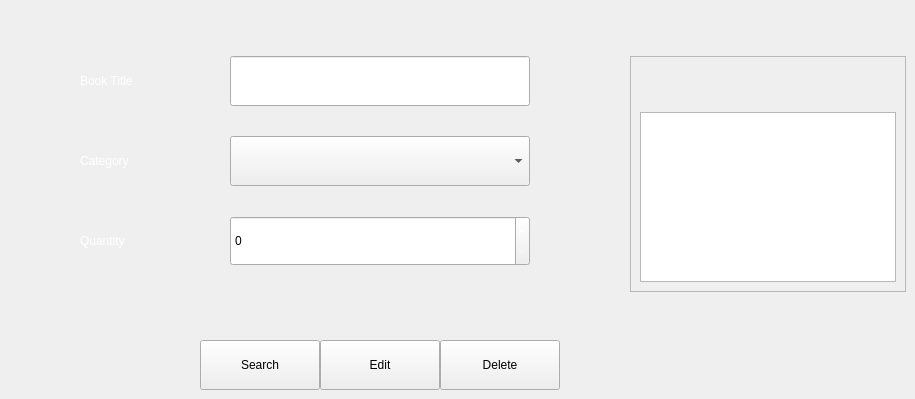
             <widget class="QWidget" name="edit_delete_book_tab">
              <attribute name="title">
               <string>Edit/Delete Book</string>
              </attribute>
              <widget class="QPushButton" name="edit_book_btn">
               <property name="geometry">
                <rect>
                 <x>320</x>
                 <y>340</y>
                 <width>120</width>
                 <height>50</height>
                </rect>
               </property>
               <property name="text">
                <string>Edit</string>
               </property>
              </widget>
              <widget class="QLabel" name="label_15">
               <property name="geometry">
                <rect>
                 <x>80</x>
                 <y>56</y>
                 <width>100</width>
                 <height>50</height>
                </rect>
               </property>
               <property name="palette">
                <palette>
                 <active>
                  <colorrole role="WindowText">
                   <brush brushstyle="SolidPattern">
                    <color alpha="255">
                     <red>255</red>
                     <green>255</green>
                     <blue>255</blue>
                    </color>
                   </brush>
                  </colorrole>
                 </active>
                 <inactive>
                  <colorrole role="WindowText">
                   <brush brushstyle="SolidPattern">
                    <color alpha="255">
                     <red>255</red>
                     <green>255</green>
                     <blue>255</blue>
                    </color>
                   </brush>
                  </colorrole>
                 </inactive>
                 <disabled>
                  <colorrole role="WindowText">
                   <brush brushstyle="SolidPattern">
                    <color alpha="255">
                     <red>120</red>
                     <green>120</green>
                     <blue>120</blue>
                    </color>
                   </brush>
                  </colorrole>
                 </disabled>
                </palette>
               </property>
               <property name="text">
                <string>Book Title</string>
               </property>
              </widget>
              <widget class="QPushButton" name="search_book_btn">
               <property name="geometry">
                <rect>
                 <x>200</x>
                 <y>340</y>
                 <width>120</width>
                 <height>50</height>
                </rect>
               </property>
               <property name="text">
                <string>Search</string>
               </property>
              </widget>
              <widget class="QComboBox" name="category_combo_box_2">
               <property name="geometry">
                <rect>
                 <x>230</x>
                 <y>136</y>
                 <width>300</width>
                 <height>50</height>
                </rect>
               </property>
               <property name="palette">
                <palette>
                 <active>
                  <colorrole role="WindowText">
                   <brush brushstyle="SolidPattern">
                    <color alpha="255">
                     <red>255</red>
                     <green>255</green>
                     <blue>255</blue>
                    </color>
                   </brush>
                  </colorrole>
                  <colorrole role="Highlight">
                   <brush brushstyle="SolidPattern">
                    <color alpha="255">
                     <red>0</red>
                     <green>255</green>
                     <blue>245</blue>
                    </color>
                   </brush>
                  </colorrole>
                  <colorrole role="HighlightedText">
                   <brush brushstyle="SolidPattern">
                    <color alpha="255">
                     <red>34</red>
                     <green>40</green>
                     <blue>49</blue>
                    </color>
                   </brush>
                  </colorrole>
                 </active>
                 <inactive>
                  <colorrole role="WindowText">
                   <brush brushstyle="SolidPattern">
                    <color alpha="255">
                     <red>255</red>
                     <green>255</green>
                     <blue>255</blue>
                    </color>
                   </brush>
                  </colorrole>
                  <colorrole role="Highlight">
                   <brush brushstyle="SolidPattern">
                    <color alpha="255">
                     <red>0</red>
                     <green>255</green>
                     <blue>245</blue>
                    </color>
                   </brush>
                  </colorrole>
                  <colorrole role="HighlightedText">
                   <brush brushstyle="SolidPattern">
                    <color alpha="255">
                     <red>34</red>
                     <green>40</green>
                     <blue>49</blue>
                    </color>
                   </brush>
                  </colorrole>
                 </inactive>
                 <disabled>
                  <colorrole role="WindowText">
                   <brush brushstyle="SolidPattern">
                    <color alpha="255">
                     <red>120</red>
                     <green>120</green>
                     <blue>120</blue>
                    </color>
                   </brush>
                  </colorrole>
                  <colorrole role="Highlight">
                   <brush brushstyle="SolidPattern">
                    <color alpha="255">
                     <red>0</red>
                     <green>120</green>
                     <blue>215</blue>
                    </color>
                   </brush>
                  </colorrole>
                  <colorrole role="HighlightedText">
                   <brush brushstyle="SolidPattern">
                    <color alpha="255">
                     <red>34</red>
                     <green>40</green>
                     <blue>49</blue>
                    </color>
                   </brush>
                  </colorrole>
                 </disabled>
                </palette>
               </property>
               <property name="editable">
                <bool>false</bool>
               </property>
              </widget>
              <widget class="QPushButton" name="delete_book_btn">
               <property name="geometry">
                <rect>
                 <x>440</x>
                 <y>340</y>
                 <width>120</width>
                 <height>50</height>
                </rect>
               </property>
               <property name="text">
                <string>Delete</string>
               </property>
               <property name="icon">
                <iconset resource="icons.qrc">
                 <normaloff>:/icons/icons/delete.png</normaloff>:/icons/icons/delete.png</iconset>
               </property>
               <property name="iconSize">
                <size>
                 <width>25</width>
                 <height>25</height>
                </size>
               </property>
              </widget>
              <widget class="QLabel" name="label_13">
               <property name="geometry">
                <rect>
                 <x>80</x>
                 <y>216</y>
                 <width>100</width>
                 <height>50</height>
                </rect>
               </property>
               <property name="palette">
                <palette>
                 <active>
                  <colorrole role="WindowText">
                   <brush brushstyle="SolidPattern">
                    <color alpha="255">
                     <red>255</red>
                     <green>255</green>
                     <blue>255</blue>
                    </color>
                   </brush>
                  </colorrole>
                 </active>
                 <inactive>
                  <colorrole role="WindowText">
                   <brush brushstyle="SolidPattern">
                    <color alpha="255">
                     <red>255</red>
                     <green>255</green>
                     <blue>255</blue>
                    </color>
                   </brush>
                  </colorrole>
                 </inactive>
                 <disabled>
                  <colorrole role="WindowText">
                   <brush brushstyle="SolidPattern">
                    <color alpha="255">
                     <red>120</red>
                     <green>120</green>
                     <blue>120</blue>
                    </color>
                   </brush>
                  </colorrole>
                 </disabled>
                </palette>
               </property>
               <property name="text">
                <string>Quantity</string>
               </property>
              </widget>
              <widget class="QSpinBox" name="quantity_spin_box_2">
               <property name="geometry">
                <rect>
                 <x>230</x>
                 <y>216</y>
                 <width>300</width>
                 <height>50</height>
                </rect>
               </property>
               <property name="palette">
                <palette>
                 <active>
                  <colorrole role="WindowText">
                   <brush brushstyle="SolidPattern">
                    <color alpha="255">
                     <red>255</red>
                     <green>255</green>
                     <blue>255</blue>
                    </color>
                   </brush>
                  </colorrole>
                  <colorrole role="Highlight">
                   <brush brushstyle="SolidPattern">
                    <color alpha="255">
                     <red>0</red>
                     <green>255</green>
                     <blue>245</blue>
                    </color>
                   </brush>
                  </colorrole>
                  <colorrole role="HighlightedText">
                   <brush brushstyle="SolidPattern">
                    <color alpha="255">
                     <red>34</red>
                     <green>40</green>
                     <blue>49</blue>
                    </color>
                   </brush>
                  </colorrole>
                 </active>
                 <inactive>
                  <colorrole role="WindowText">
                   <brush brushstyle="SolidPattern">
                    <color alpha="255">
                     <red>255</red>
                     <green>255</green>
                     <blue>255</blue>
                    </color>
                   </brush>
                  </colorrole>
                  <colorrole role="Highlight">
                   <brush brushstyle="SolidPattern">
                    <color alpha="255">
                     <red>0</red>
                     <green>255</green>
                     <blue>245</blue>
                    </color>
                   </brush>
                  </colorrole>
                  <colorrole role="HighlightedText">
                   <brush brushstyle="SolidPattern">
                    <color alpha="255">
                     <red>34</red>
                     <green>40</green>
                     <blue>49</blue>
                    </color>
                   </brush>
                  </colorrole>
                 </inactive>
                 <disabled>
                  <colorrole role="WindowText">
                   <brush brushstyle="SolidPattern">
                    <color alpha="255">
                     <red>120</red>
                     <green>120</green>
                     <blue>120</blue>
                    </color>
                   </brush>
                  </colorrole>
                  <colorrole role="Highlight">
                   <brush brushstyle="SolidPattern">
                    <color alpha="255">
                     <red>0</red>
                     <green>120</green>
                     <blue>215</blue>
                    </color>
                   </brush>
                  </colorrole>
                  <colorrole role="HighlightedText">
                   <brush brushstyle="SolidPattern">
                    <color alpha="255">
                     <red>34</red>
                     <green>40</green>
                     <blue>49</blue>
                    </color>
                   </brush>
                  </colorrole>
                 </disabled>
                </palette>
               </property>
               <property name="maximum">
                <number>1000</number>
               </property>
              </widget>
              <widget class="QLabel" name="label_14">
               <property name="geometry">
                <rect>
                 <x>80</x>
                 <y>136</y>
                 <width>100</width>
                 <height>50</height>
                </rect>
               </property>
               <property name="palette">
                <palette>
                 <active>
                  <colorrole role="WindowText">
                   <brush brushstyle="SolidPattern">
                    <color alpha="255">
                     <red>255</red>
                     <green>255</green>
                     <blue>255</blue>
                    </color>
                   </brush>
                  </colorrole>
                 </active>
                 <inactive>
                  <colorrole role="WindowText">
                   <brush brushstyle="SolidPattern">
                    <color alpha="255">
                     <red>255</red>
                     <green>255</green>
                     <blue>255</blue>
                    </color>
                   </brush>
                  </colorrole>
                 </inactive>
                 <disabled>
                  <colorrole role="WindowText">
                   <brush brushstyle="SolidPattern">
                    <color alpha="255">
                     <red>120</red>
                     <green>120</green>
                     <blue>120</blue>
                    </color>
                   </brush>
                  </colorrole>
                 </disabled>
                </palette>
               </property>
               <property name="text">
                <string>Category</string>
               </property>
              </widget>
              <widget class="QLineEdit" name="book_title_le_2">
               <property name="geometry">
                <rect>
                 <x>230</x>
                 <y>56</y>
                 <width>300</width>
                 <height>50</height>
                </rect>
               </property>
               <property name="palette">
                <palette>
                 <active>
                  <colorrole role="WindowText">
                   <brush brushstyle="SolidPattern">
                    <color alpha="255">
                     <red>255</red>
                     <green>255</green>
                     <blue>255</blue>
                    </color>
                   </brush>
                  </colorrole>
                  <colorrole role="Highlight">
                   <brush brushstyle="SolidPattern">
                    <color alpha="255">
                     <red>0</red>
                     <green>255</green>
                     <blue>245</blue>
                    </color>
                   </brush>
                  </colorrole>
                  <colorrole role="HighlightedText">
                   <brush brushstyle="SolidPattern">
                    <color alpha="255">
                     <red>34</red>
                     <green>40</green>
                     <blue>49</blue>
                    </color>
                   </brush>
                  </colorrole>
                 </active>
                 <inactive>
                  <colorrole role="WindowText">
                   <brush brushstyle="SolidPattern">
                    <color alpha="255">
                     <red>255</red>
                     <green>255</green>
                     <blue>255</blue>
                    </color>
                   </brush>
                  </colorrole>
                  <colorrole role="Highlight">
                   <brush brushstyle="SolidPattern">
                    <color alpha="255">
                     <red>0</red>
                     <green>255</green>
                     <blue>245</blue>
                    </color>
                   </brush>
                  </colorrole>
                  <colorrole role="HighlightedText">
                   <brush brushstyle="SolidPattern">
                    <color alpha="255">
                     <red>34</red>
                     <green>40</green>
                     <blue>49</blue>
                    </color>
                   </brush>
                  </colorrole>
                 </inactive>
                 <disabled>
                  <colorrole role="WindowText">
                   <brush brushstyle="SolidPattern">
                    <color alpha="255">
                     <red>120</red>
                     <green>120</green>
                     <blue>120</blue>
                    </color>
                   </brush>
                  </colorrole>
                  <colorrole role="Highlight">
                   <brush brushstyle="SolidPattern">
                    <color alpha="255">
                     <red>0</red>
                     <green>120</green>
                     <blue>215</blue>
                    </color>
                   </brush>
                  </colorrole>
                  <colorrole role="HighlightedText">
                   <brush brushstyle="SolidPattern">
                    <color alpha="255">
                     <red>34</red>
                     <green>40</green>
                     <blue>49</blue>
                    </color>
                   </brush>
                  </colorrole>
                 </disabled>
                </palette>
               </property>
              </widget>
              <widget class="QLabel" name="edit_info_label">
               <property name="geometry">
                <rect>
                 <x>230</x>
                 <y>290</y>
                 <width>300</width>
                 <height>35</height>
                </rect>
               </property>
               <property name="font">
                <font>
                 <pointsize>9</pointsize>
                </font>
               </property>
               <property name="text">
                <string/>
               </property>
               <property name="scaledContents">
                <bool>false</bool>
               </property>
               <property name="alignment">
                <set>Qt::AlignCenter</set>
               </property>
               <property name="wordWrap">
                <bool>true</bool>
               </property>
              </widget>
              <widget class="QFrame" name="frame_8">
               <property name="geometry">
                <rect>
                 <x>630</x>
                 <y>56</y>
                 <width>276</width>
                 <height>236</height>
                </rect>
               </property>
               <property name="frameShape">
                <enum>QFrame::StyledPanel</enum>
               </property>
               <property name="frameShadow">
                <enum>QFrame::Raised</enum>
               </property>
               <property name="class" stdset="0">
                <string>dash_holder</string>
               </property>
               <layout class="QVBoxLayout" name="verticalLayout_15">
                <item>
                 <widget class="QLabel" name="edit_extra_label">
                  <property name="minimumSize">
                   <size>
                    <width>0</width>
                    <height>40</height>
                   </size>
                  </property>
                  <property name="palette">
                   <palette>
                    <active>
                     <colorrole role="WindowText">
                      <brush brushstyle="SolidPattern">
                       <color alpha="255">
                        <red>255</red>
                        <green>255</green>
                        <blue>255</blue>
                       </color>
                      </brush>
                     </colorrole>
                    </active>
                    <inactive>
                     <colorrole role="WindowText">
                      <brush brushstyle="SolidPattern">
                       <color alpha="255">
                        <red>255</red>
                        <green>255</green>
                        <blue>255</blue>
                       </color>
                      </brush>
                     </colorrole>
                    </inactive>
                    <disabled>
                     <colorrole role="WindowText">
                      <brush brushstyle="SolidPattern">
                       <color alpha="255">
                        <red>120</red>
                        <green>120</green>
                        <blue>120</blue>
                       </color>
                      </brush>
                     </colorrole>
                    </disabled>
                   </palette>
                  </property>
                  <property name="text">
                   <string/>
                  </property>
                  <property name="wordWrap">
                   <bool>true</bool>
                  </property>
                 </widget>
                </item>
                <item>
                 <widget class="QListWidget" name="category_lw">
                  <property name="palette">
                   <palette>
                    <active>
                     <colorrole role="WindowText">
                      <brush brushstyle="SolidPattern">
                       <color alpha="255">
                        <red>255</red>
                        <green>255</green>
                        <blue>255</blue>
                       </color>
                      </brush>
                     </colorrole>
                     <colorrole role="Highlight">
                      <brush brushstyle="SolidPattern">
                       <color alpha="255">
                        <red>0</red>
                        <green>255</green>
                        <blue>245</blue>
                       </color>
                      </brush>
                     </colorrole>
                     <colorrole role="HighlightedText">
                      <brush brushstyle="SolidPattern">
                       <color alpha="255">
                        <red>34</red>
                        <green>40</green>
                        <blue>49</blue>
                       </color>
                      </brush>
                     </colorrole>
                    </active>
                    <inactive>
                     <colorrole role="WindowText">
                      <brush brushstyle="SolidPattern">
                       <color alpha="255">
                        <red>255</red>
                        <green>255</green>
                        <blue>255</blue>
                       </color>
                      </brush>
                     </colorrole>
                     <colorrole role="Highlight">
                      <brush brushstyle="SolidPattern">
                       <color alpha="255">
                        <red>0</red>
                        <green>255</green>
                        <blue>245</blue>
                       </color>
                      </brush>
                     </colorrole>
                     <colorrole role="HighlightedText">
                      <brush brushstyle="SolidPattern">
                       <color alpha="255">
                        <red>34</red>
                        <green>40</green>
                        <blue>49</blue>
                       </color>
                      </brush>
                     </colorrole>
                    </inactive>
                    <disabled>
                     <colorrole role="WindowText">
                      <brush brushstyle="SolidPattern">
                       <color alpha="255">
                        <red>120</red>
                        <green>120</green>
                        <blue>120</blue>
                       </color>
                      </brush>
                     </colorrole>
                     <colorrole role="Highlight">
                      <brush brushstyle="SolidPattern">
                       <color alpha="255">
                        <red>0</red>
                        <green>120</green>
                        <blue>215</blue>
                       </color>
                      </brush>
                     </colorrole>
                     <colorrole role="HighlightedText">
                      <brush brushstyle="SolidPattern">
                       <color alpha="255">
                        <red>34</red>
                        <green>40</green>
                        <blue>49</blue>
                       </color>
                      </brush>
                     </colorrole>
                    </disabled>
                   </palette>
                  </property>
                  <property name="wordWrap">
                   <bool>true</bool>
                  </property>
                 </widget>
                </item>
               </layout>
              </widget>
             </widget>
